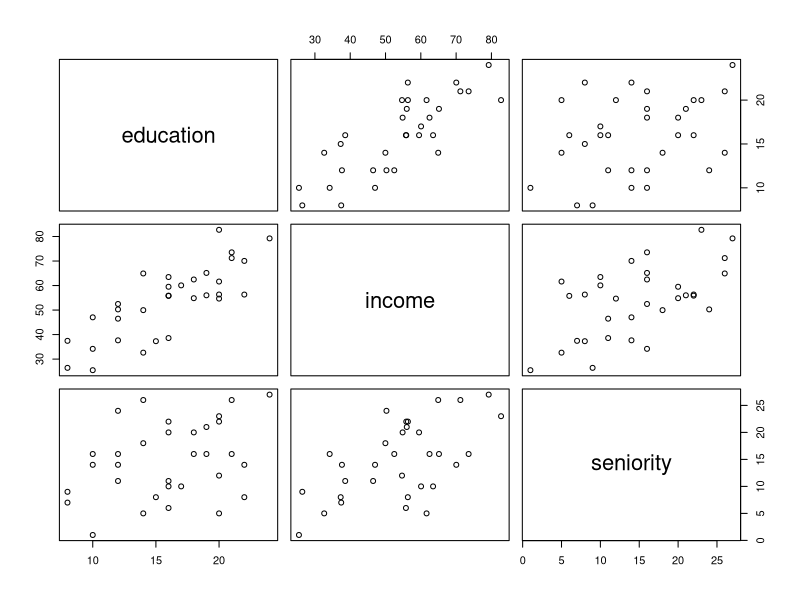
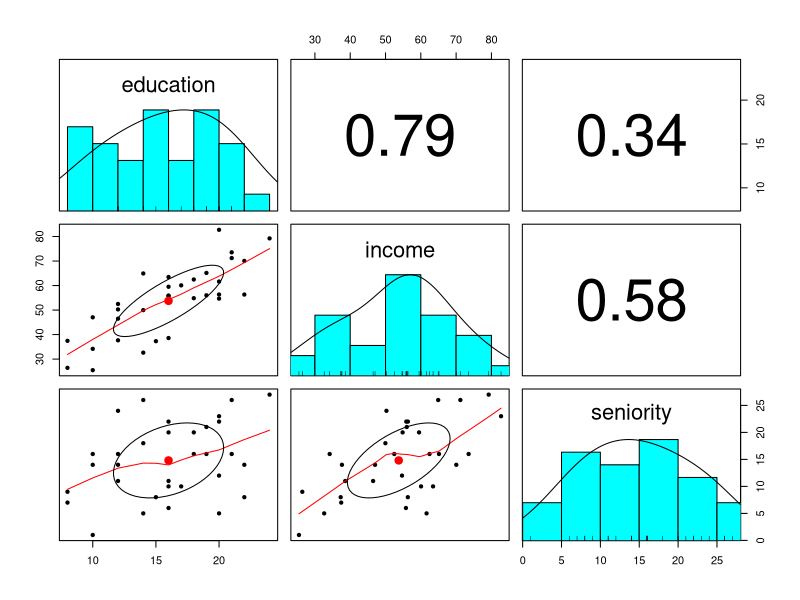
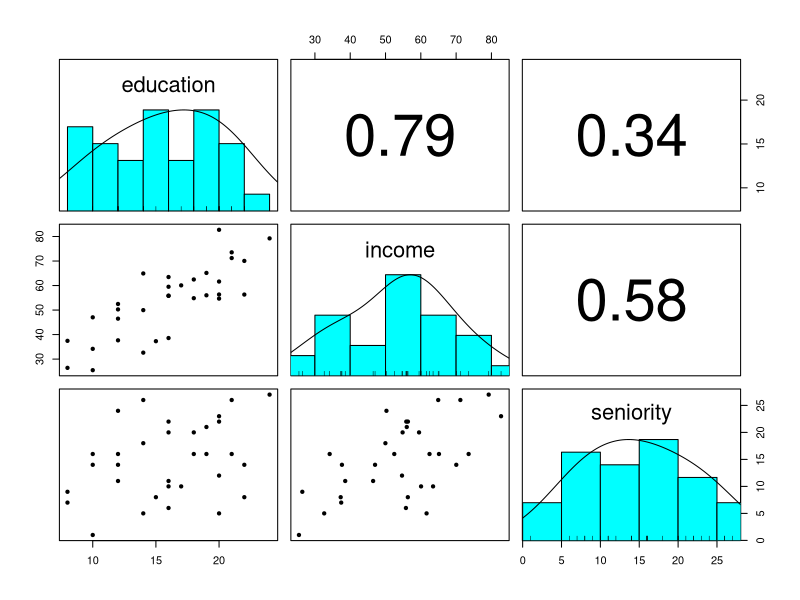
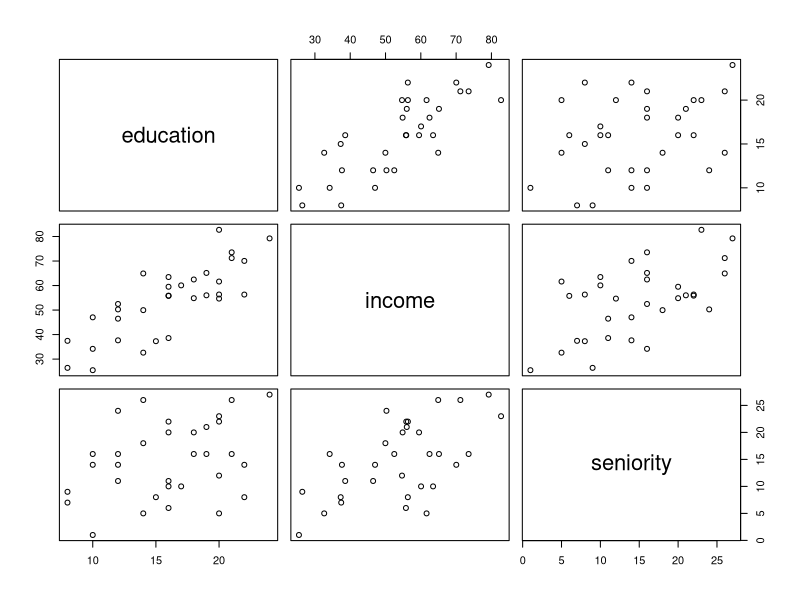
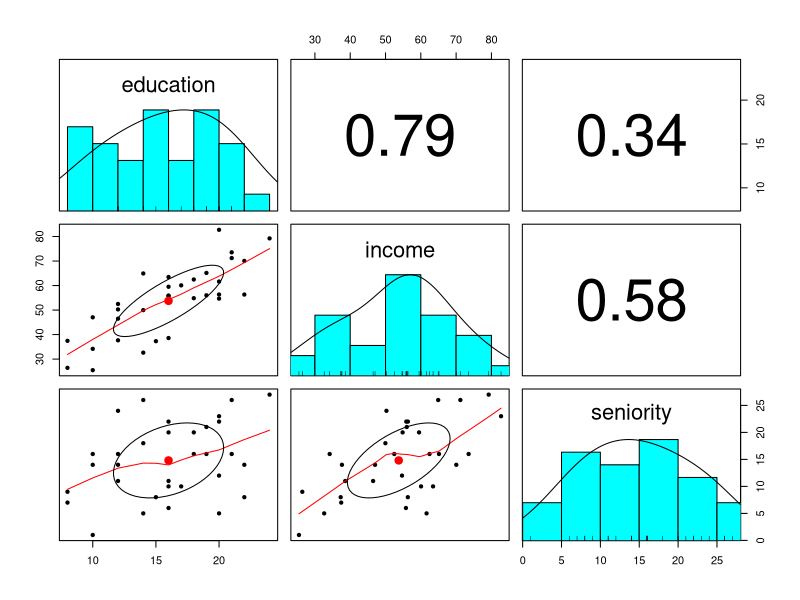
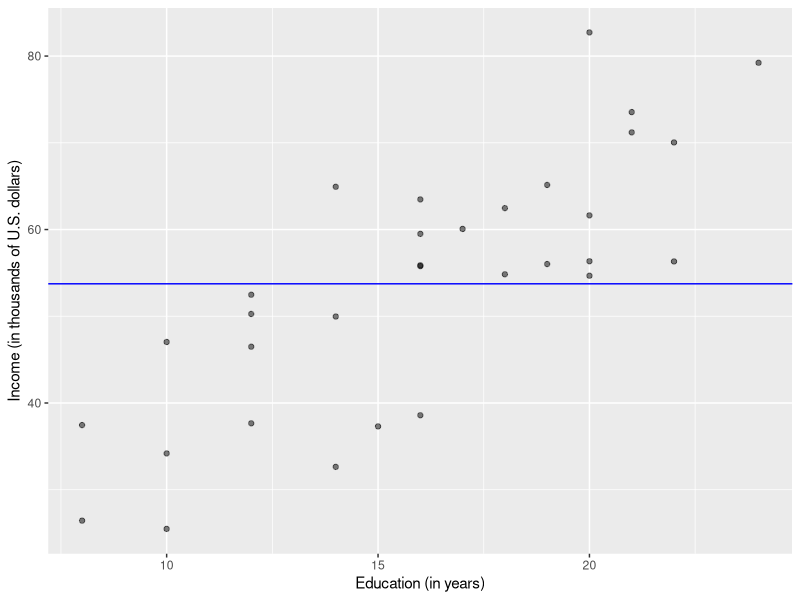
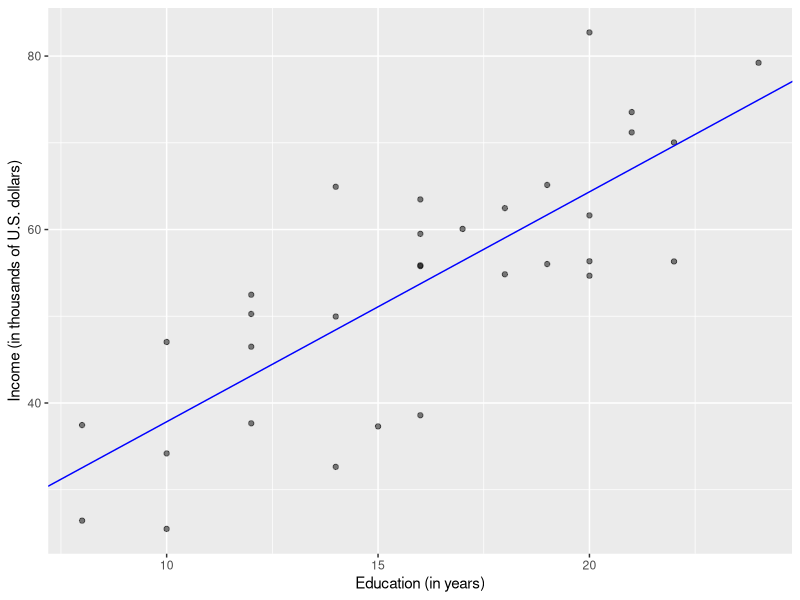

These figures' R source, in order:
# DPUK - Linear models training - Wednesday
# Author: Umberto Noe, Josiah King, Tom Booth


# Library imports
# ===============

library(tidyverse)
library(psych)


# Riverview data
# ==============

riverview <- read_csv("riverview.csv")
head(riverview)

riverview %>%
    select(party) %>%
    table()

riverview$party <- 
    factor(riverview$party, 
           levels = c("Independent", "Republican", "Democrat"))

riverview %>%
    select(gender) %>%
    table()

riverview$gender <- 
    factor(riverview$gender, 
           levels = c("female", "male"))

riverview %>%
    select(male) %>%
    table()

head(riverview)

# Summary statistics, but omit factors
describe(riverview, omit = TRUE)

# Summary statistics, but omit factors
riverview %>%
    select(-male) %>%
    describe(omit = TRUE)

# Pairwise scatterplots
riverview %>%
    select(education, income, seniority) %>%
    pairs()

riverview %>%
    select(education, income, seniority) %>%
    pairs.panels()

# Remove clutter
riverview %>%
    select(education, income, seniority) %>%
    pairs.panels(ellipses = FALSE, smooth = FALSE)

# Correlations
riverview %>%
    select(education, income, seniority) %>%
    cor()


# *** Optional - extra material ***
# Alternatively
# =================================

# Find the numeric variables
names(riverview)
num <- c("education", "income", "seniority")
describe(riverview[, num])

# Pairwise scatterplots and correlations
pairs(riverview[, num])
pairs.panels(riverview[, num])

# Correlations
cor(riverview[, num])
# ***


# Practice 1: DPUK data
# =====================

# 1. Choose:
#   (a) an outcome variable
#   (b) two numeric explanatory variables
#   (c) one categorical variable

# 2. Convert the categorical variable to a factor and tidy up the levels of the 
# factor.

# 3. Summarise the variables chosen in step (1) either visually or via descriptive 
# statistics.


# Discussion
# ==========

# During the practical


# Riverview modelling
# ===================

# Model 0: intercept-only model

mdl0 <- lm(income ~ 1, data = riverview)
summary(mdl0)

ggplot(riverview, aes(x = education, y = income)) +
    geom_point(alpha = 0.5) +
    geom_abline(intercept = 53.742, slope = 0, color = 'blue') +
    labs(x = "Education (in years)", 
         y = "Income (in thousands of U.S. dollars)")

riverview <- riverview %>%
    mutate(income_hat_mdl0 = predict(mdl0, newdata = riverview))
riverview


# Model 1: income ~ education

mdl1 <- lm(income ~ education, data = riverview)
summary(mdl1)

ggplot(riverview, aes(x = education, y = income)) +
    geom_point(alpha = 0.5) +
    geom_abline(intercept = 11.3214, slope = 2.6513, color = 'blue') +
    labs(x = "Education (in years)", 
         y = "Income (in thousands of U.S. dollars)")

riverview <- riverview %>%
    mutate(income_hat_mdl1 = predict(mdl1, newdata = riverview))
riverview


# Model 2: income ~ education + seniority
# =======================================

mdl2 <- lm(income ~ education + seniority, data = riverview)
summary(mdl2)

riverview <- riverview %>%
    mutate(income_hat_mdl2 = predict(mdl2, newdata = riverview))
riverview


# Model comparison
# ================

anova(mdl0, mdl1, mdl2)


# *** Optional - extra material ***
# Residuals and residual sum of squares
# =====================================

riverview <- riverview %>%
    mutate(resid0 = income - income_hat_mdl0,
           resid1 = income - income_hat_mdl1,
           resid2 = income - income_hat_mdl2)
riverview

rss <- riverview %>%
    summarise(RSS0 = sum(resid0^2),
              RSS1 = sum(resid1^2),
              RSS2 = sum(resid2^2))
rss

# In R, you get the residual sum of squares with the deviance() function
deviance(mdl0)
deviance(mdl1)
deviance(mdl2)
# ***


# Practice 2: Riverview with categorical predictor
# ================================================

# 1. Mean-centre education for better interpretability.

# 2. Fit a model that uses mean-centred education and gender as predictors of income.

# 3. Is there a significant difference in pay between males and females after accounting for 
# education?

# 4. Is the difference still significant if you also control for years of seniority?


# Discussion
# ==========

# During the practical


# Practice 3: DPUK data
# =====================

# 1. Do any of the numeric predictors from Practice 1 need mean-centering or 
# standardisation to help with interpretation?

# 2. Fit a linear model that predicts your outcome variable using one of the numeric
# predictors and the categorical one.

#   + Interpret the model coefficients, t-statistic, and p-values.

#   + How good is the model fit?

# 3. Is there a significant difference across the categories after accounting 
# for the numerical predictor?

# 4. Is the difference significant when also controlling for the other numeric predictor?

# 5. Does the inclusion of both covariates lead to a significant reduction in 
# residual sum of squares?


# Discussion
# ==========

# During the practical
